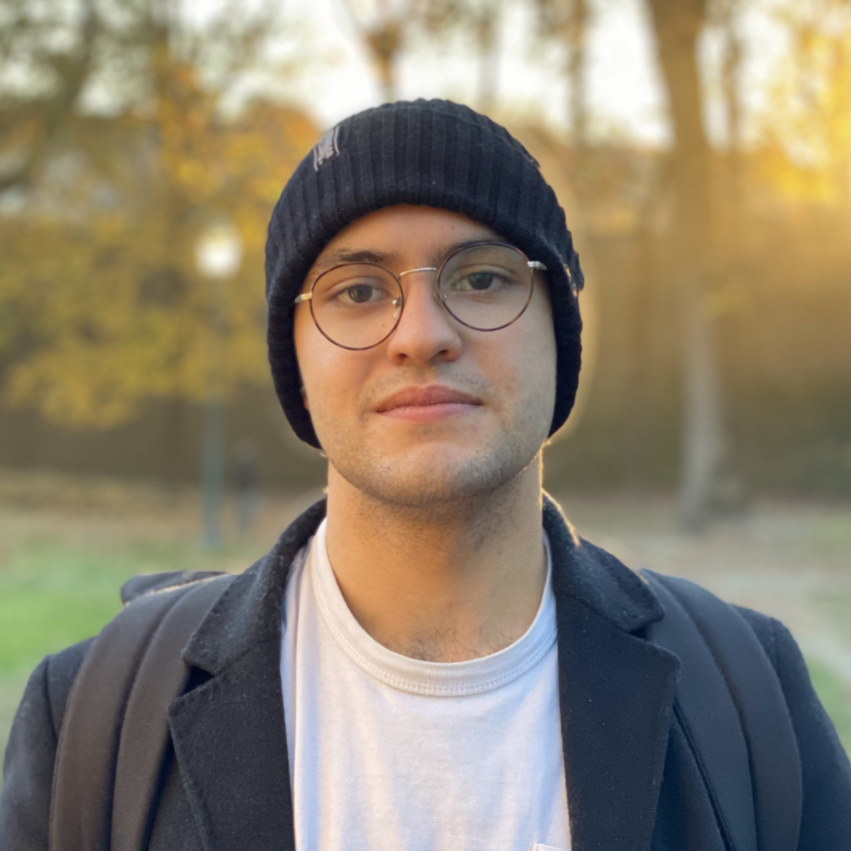
#> input picture input_images/img_10.png, 851 x 851 px; its folder holds only this picture in this run
$ python img_to_resize_gray.py   (older library calls are emulated)
#> lines starting #> are read from the running program, lines starting #| are printed output that depends on the picture
import PIL
from PIL import Image
import glob

if __name__ == "__main__":
    # Changer taille: 28x28 ou 50x50
    size = 28
    listImage = glob.glob("./input_images/*")
    for img in listImage:
        name = img.split("/")[-1].split(".")[0]
        # Redimensionner image en size x size
        image = Image.open(img).convert('LA')
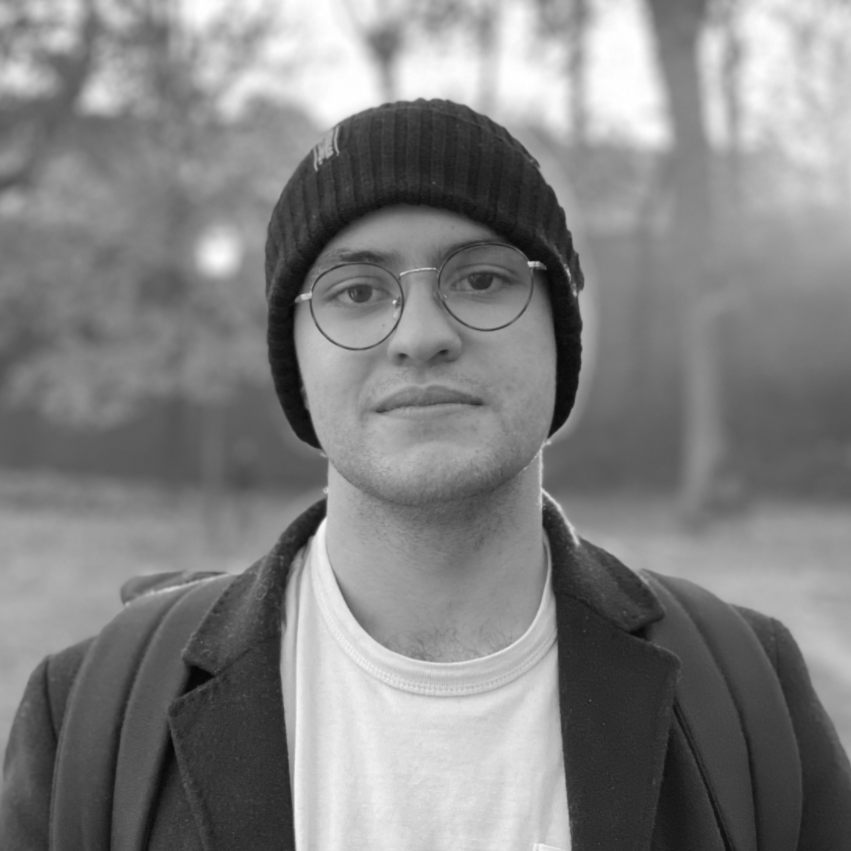
#> image: PIL image 851x851 LA; mean R, G, B, A 130.1, 130.1, 130.1, 255
        image = image.resize((size, size), PIL.Image.ANTIALIAS)
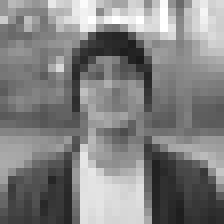
#> image: PIL image 28x28 LA (shown 8 times larger); mean R, G, B, A 129.9, 129.9, 129.9, 255
        image.save('./output_images/' + name + '.png')

$ run again, on input_images/img_14.png
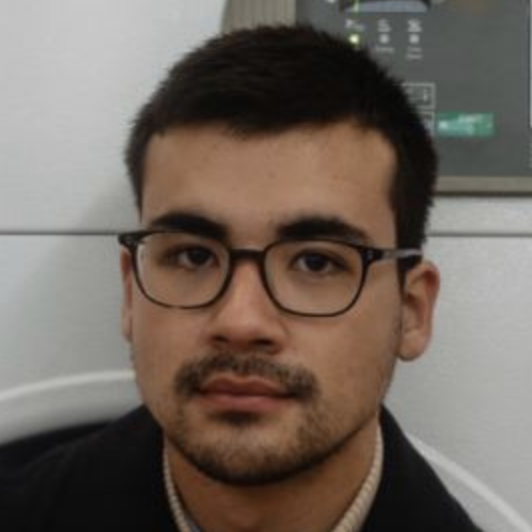
#> input picture input_images/img_14.png, 532 x 532 px
#> `image = Image.open(img).convert('LA')`:
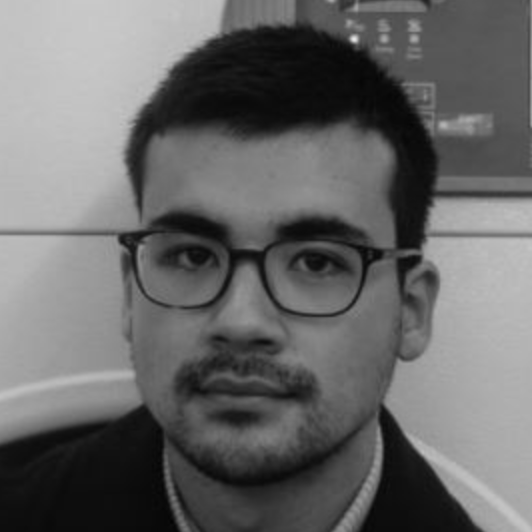
#> image: PIL image 532x532 LA; mean R, G, B, A 104, 104, 104, 255
#> `image = image.resize((size, size), PIL.Image.ANTIALIAS)`:
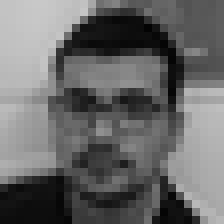
#> image: PIL image 28x28 LA (shown 8 times larger); mean R, G, B, A 104, 104, 104, 255

$ run again, on input_images/img_15.png
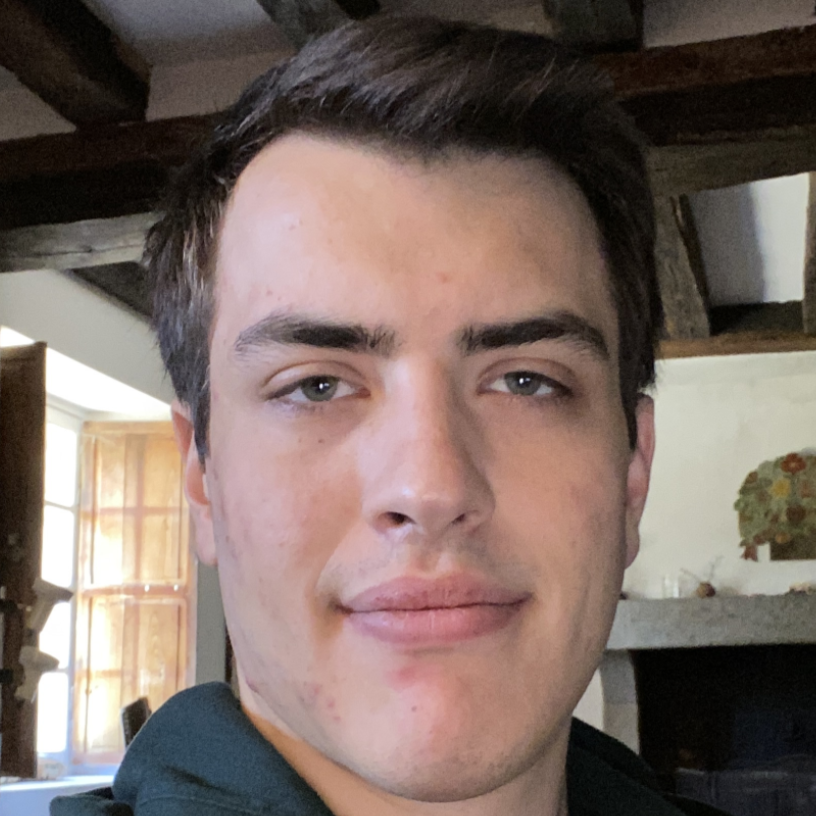
#> input picture input_images/img_15.png, 816 x 816 px
#> `image = Image.open(img).convert('LA')`:
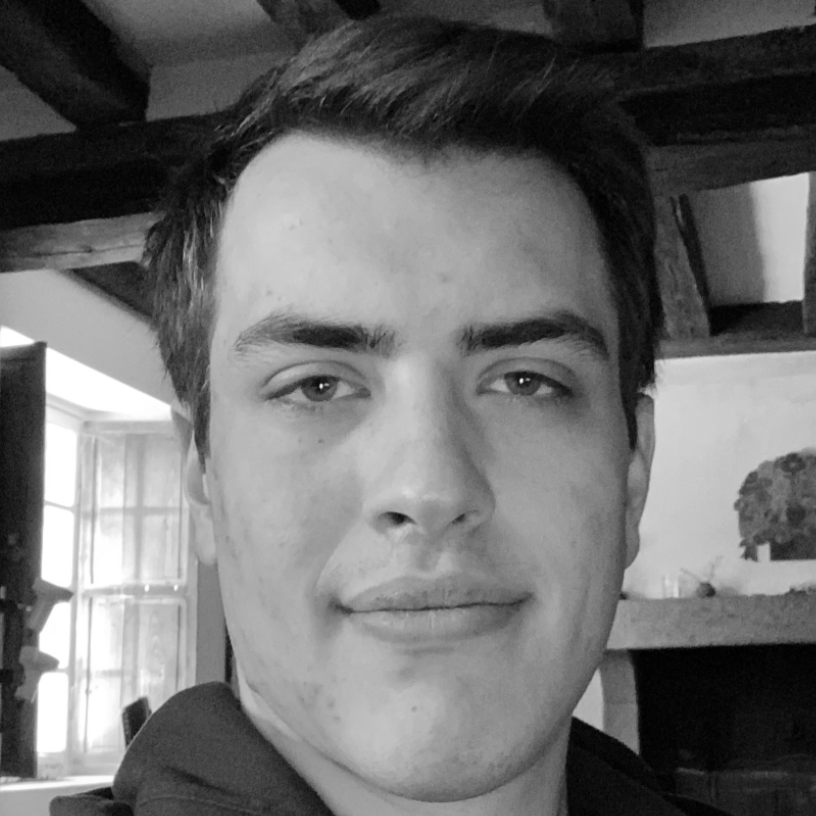
#> image: PIL image 816x816 LA; mean R, G, B, A 111, 111, 111, 255
#> `image = image.resize((size, size), PIL.Image.ANTIALIAS)`:
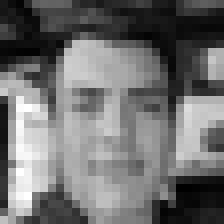
#> image: PIL image 28x28 LA (shown 8 times larger); mean R, G, B, A 111, 111, 111, 255

$ run again, on input_images/img_16.png
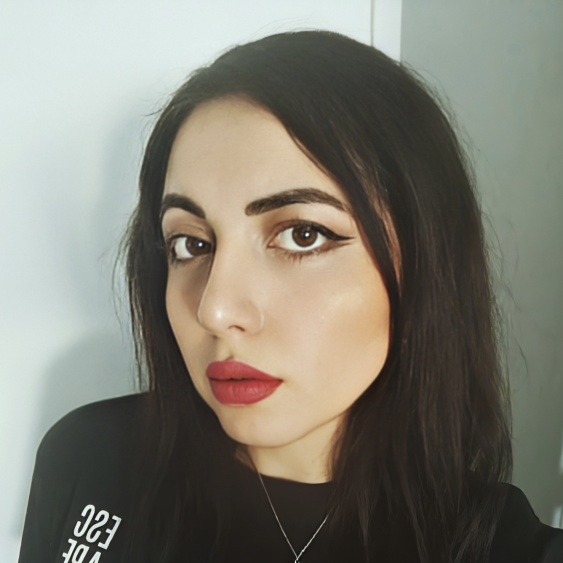
#> input picture input_images/img_16.png, 1126 x 1126 px (shown at 1/2 size)
#> `image = Image.open(img).convert('LA')`:
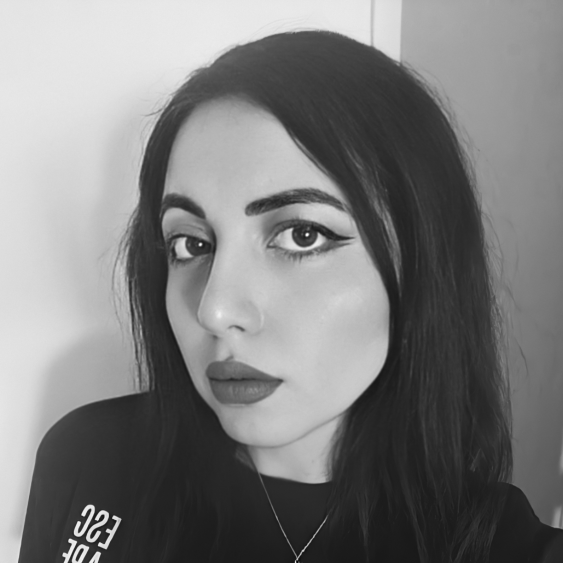
#> image: PIL image 1126x1126 LA (shown at 1/2 size); mean R, G, B, A 123.9, 123.9, 123.9, 255
#> `image = image.resize((size, size), PIL.Image.ANTIALIAS)`:
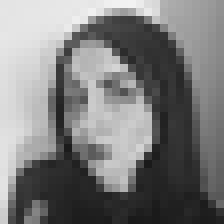
#> image: PIL image 28x28 LA (shown 8 times larger); mean R, G, B, A 123.9, 123.9, 123.9, 255

$ run again, on input_images/img_11.png
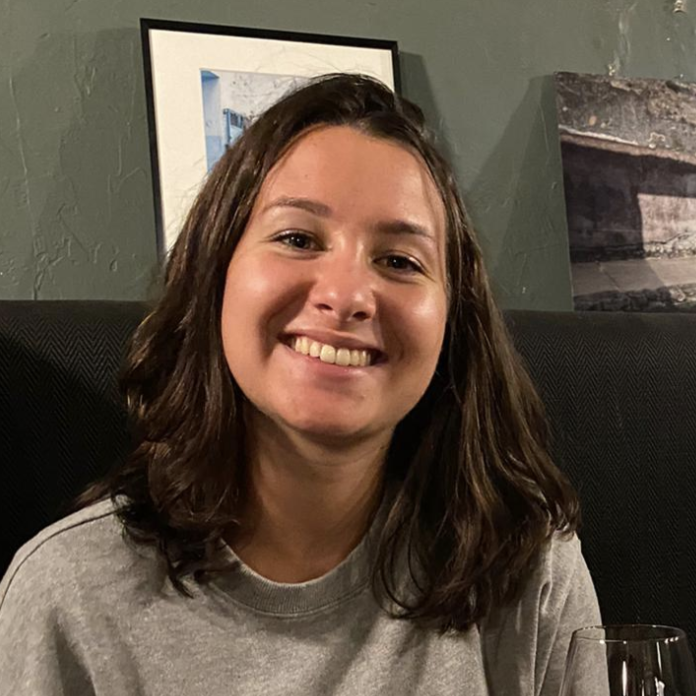
#> input picture input_images/img_11.png, 696 x 696 px
#> `image = Image.open(img).convert('LA')`:
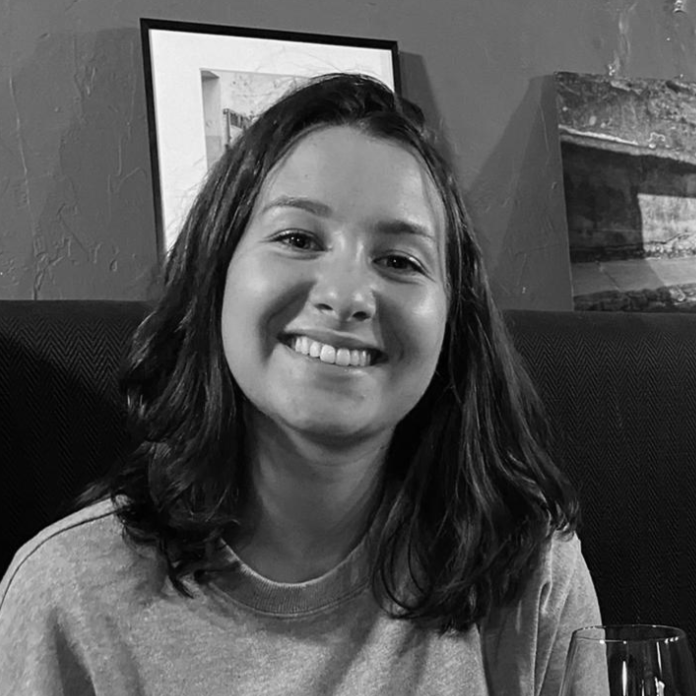
#> image: PIL image 696x696 LA; mean R, G, B, A 82.4, 82.4, 82.4, 255
#> `image = image.resize((size, size), PIL.Image.ANTIALIAS)`:
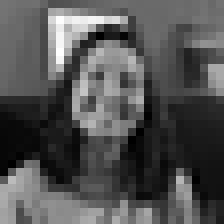
#> image: PIL image 28x28 LA (shown 8 times larger); mean R, G, B, A 82.4, 82.4, 82.4, 255
